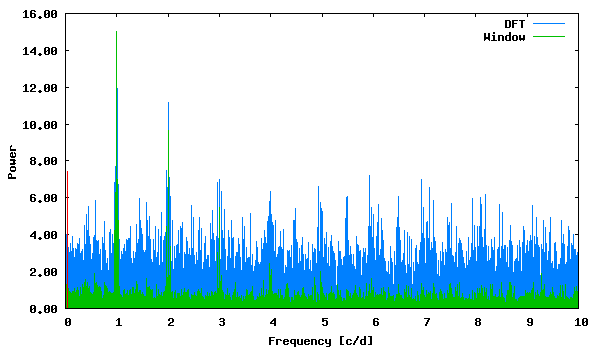

Generate this figure with gnuplot:
set term png size 600,350 medium
set colors classic
set output "phase_lc_14.deeming.png"
set xlabel "Frequency [c/d]"
set ylabel "Power"
set format y "%5.2f"
plot "deeming.periodogram" using 1:2 with lines linecolor 3 title "DFT", "deeming.periodogram" using 1:3 with lines linecolor 2 title "Window", "<echo '0.036454 7.41540686'" with impulses linecolor 1 title ""
 
